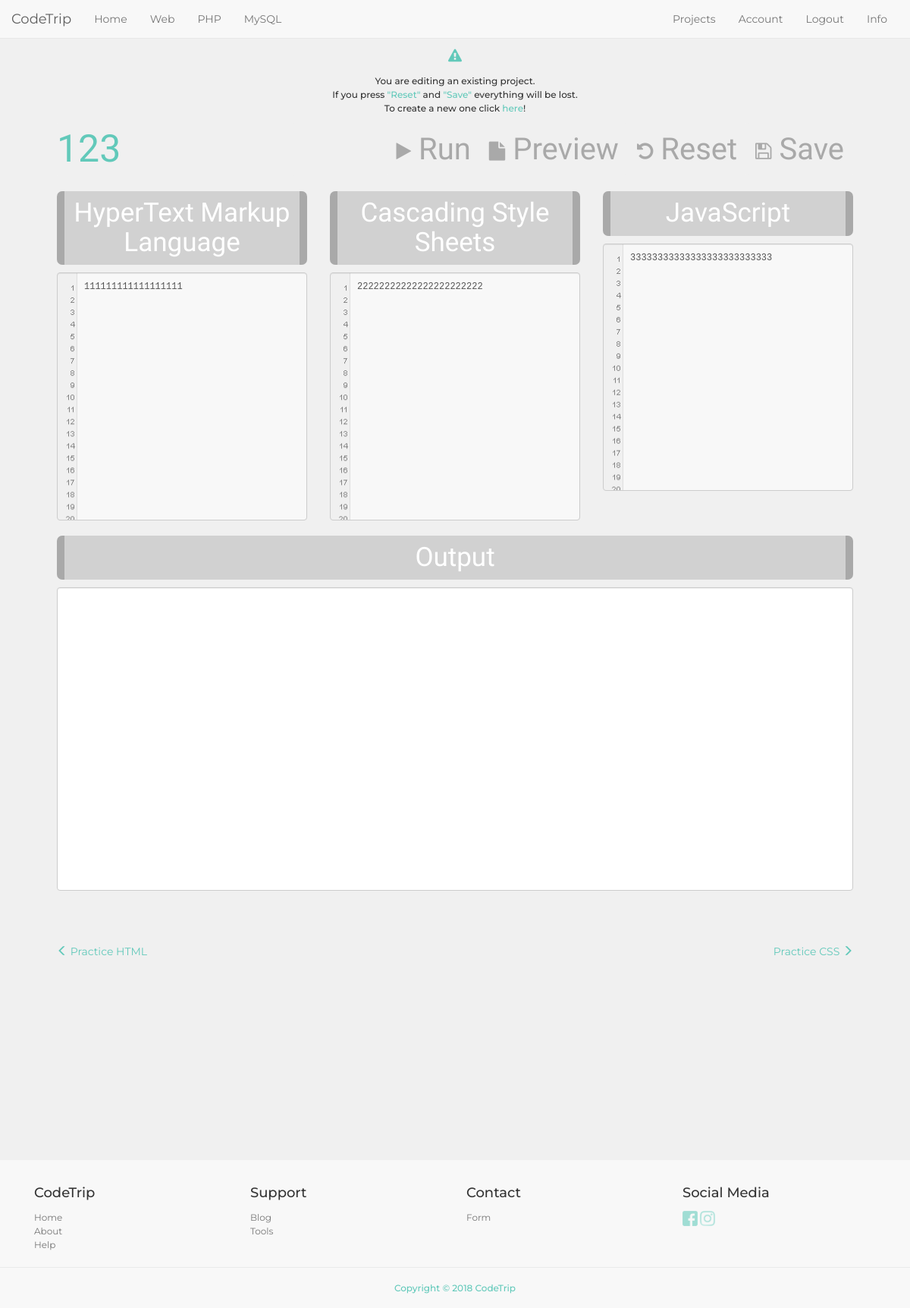
/web.php?project_id=61 (signed in), run on the app's committed database.
### tables this page shows
CREATE TABLE IF NOT EXISTS `projects` (
  `project_id` int(10) NOT NULL AUTO_INCREMENT,
  `project_html` text NOT NULL,
  `project_css` text NOT NULL,
  `project_javascript` text NOT NULL,
  `project_php` text NOT NULL,
  `project_sql` text NOT NULL,
  `project_name` varchar(70) NOT NULL,
  `project_date` datetime NOT NULL,
  `user_id` int(10) NOT NULL,
  `project_type` varchar(5) NOT NULL,
  PRIMARY KEY (`project_id`)
);

### web.php (the view, shortened to what this page needs)
<?php
require 'system/settings.php';
require 'includes/head.php';
require 'includes/nav.php';
$html = '<h1>Press "Ctrl + Shift + i"!</h1>';
$css = 'h1 {color: #62c9ba;}';
$javascript = 'console.log("Welcome computer ninja!");';
$project_name = 'Untitled';
$project_id = 0;
if (isset($_GET['project_id']) && isset($_SESSION['u_id'])) {
  $sql = "SELECT * FROM projects WHERE project_id = '".$_GET['project_id']."' AND project_type = 'web' AND user_id = '".$_SESSION['u_id']."'";
  $result = mysqli_query($connection, $sql);
  $resultCheck = mysqli_num_rows($result);
  if ($resultCheck > 0) {
    $row = mysqli_fetch_assoc($result);
    $html = $row['project_html'];
    $css = $row['project_css'];
    $javascript = $row['project_javascript'];
    $project_name = $row['project_name'];
    $project_id = $row['project_id'];
  }
}
?>
<main class="playground-general">
  <div class="container practice-area">
    <div>
      <?php
        if (isset($_GET['project_id']) && isset($_SESSION['u_id'])) {
          echo '<h4 class="basic-color"><i class="fa fa-exclamation-triangle"></i></h4><h6>You are editing an existing project.<br>If you press <span class="basic-color">"Reset"</span> and <span class="basic-color">"Save"</span> everything will be lost.<br>To create a new one click <a href="web.php">here</a>!</h6>';
        }
      ?>
    </div>
    <form id="webform" method="post" target="iframe-result" action="playground/web.php">
      <div class="row"><div class="col-md-12">
        <div>
          <?php
            if (isset($_SESSION['u_id'])) {
              echo '<div id="project-title">
                    <input type="text" autocomplete="project-name" class="form-control" id="project-name" value="'.$project_name.'" placeholder="Name this project" name="project-name" required maxlength="100">
                    </div><div><input type="hidden" id="project-id" name="project-id" value="'.$project_id.'"></div>';
            }
          ?>
        </div>
        <div class="button-options">
          <?php
            if (isset($_SESSION['u_id'])) {
              echo '<button type="button" name="save" id="save-project-button" class="btn"><i class="fa fa-save"></i> Save</button>';
            }
          ?>
          <button type="reset" id="reset-editors-button" class="btn"><i class="fa fa-undo"></i> Reset</button>
          <button type="button" name="action" value="there" id="new-page-preview-button" class="btn"><i class="fa fa-file"></i> Preview</button>
          <button type="button" name="action" value="here" id="run-code-button" class="btn"><i class="fa fa-play"></i> Run</button>
        </div>
      </div></div>
      <div class="row">
        <div id="htmleditor" class="col-md-4">
          <h2>HyperText Markup Language</h2>
          <textarea class="form-control textarea-code" name="html" rows="18" autofocus><?php echo htmlspecialchars($html); ?></textarea>
        </div>
        <div id="csseditor" class="col-md-4">
          <h2>Cascading Style Sheets</h2>
          <textarea class="form-control textarea-code" name="css" rows="18"><?php echo htmlspecialchars($css); ?></textarea>
        </div>
        <div id="jseditor" class="col-md-4">
          <h2>JavaScript</h2>
          <textarea class="form-control textarea-code" name="javascript" rows="18"><?php echo htmlspecialchars($javascript); ?></textarea>
        </div>
      </div>
    </form>
    <div class="row">
      <div class="col-md-12 preview">
        <h2>Output</h2>
        <iframe class="form-control iframe-code" name="iframe-result"></iframe>
      </div>
    </div>
    <div class="row">
      <div class="col-md-12 playground-nav">
        <a href="html.php"><span class="glyphicon glyphicon-menu-left"></span> Practice HTML </a>
        <a href="css.php"> Practice CSS <span class="glyphicon glyphicon-menu-right"></span></a>
      </div>
    </div>
  </div>
  <?php require 'includes/footer.php'; ?>
</body>
</html>

### assets/style.css (style rules this page uses)
html { height: 100%; width: 100%; margin: 0; padding: 0; }
body { position: relative; min-height: 100%; margin: 0; font-family: 'Montserrat', sans-serif; }
a, a:visited, a:active, a:focus, a:hover { color: #62c9ba; }
main { height: auto; padding-bottom: 350px; }
.basic-color { color: #62c9ba; }
.course .btn, button { color: #fff; background-color: #62c9ba; border-color: #62c9ba; }
.playground-general, #article-page { background-color: #f0f0f0; }
.practice-area { width: 90%; margin: 0 auto; }
.button-options { text-align: center; }
.button-options button { font-family: 'Amatic SC', cursive; font-size: 40px; float: right; outline: none !important; border: 0; background-color: #f0f0f0; box-shadow: none; color: #a9a9a9; }
.button-options button i { vertical-align: middle; font-size: 25px; }
.textarea-code { background: url(../img/code-editor-textarea.png); background-attachment: local; background-repeat: no-repeat; padding-left: 35px; padding-top: 10px; border-color:#ccc; font-size: 12px; font-family: monospace; text-align: left; resize: none; background-color: #f8f8f8; }
#htmleditor > h2, #csseditor > h2, #jseditor > h2, #phpeditor > h2, #sqleditor > h2, .preview > h2 { background-color: #d1d1d1; border-left: 10px solid #a9a9a9; border-right: 10px solid #a9a9a9; color: #fff; text-align: center; padding: 10px 0; border-radius: 7px; font-family: 'Amatic SC', cursive; font-size: 35px; }
.preview { margin-bottom: 70px; }
#project-title { width: 30%; }
#project-name { font-family: 'Amatic SC', cursive; font-size: 50px; font-weight: normal; vertical-align: middle; text-align: left; height: 70px; float: left; padding: 0; color: #62c9ba; background-color: #f0f0f0; border: 0; box-shadow: none; outline: none !important; }
.iframe-code { min-height: 400px; }
#signuppage h6, .project-area h6, .account-area h6, .research-area h6, #search-part h4, #search-part h6, .practice-area h4, .practice-area h6 { text-align: center; line-height: 1.5em; }
.playground-nav { text-align: center; margin-bottom: 110px; }
.playground-nav * { color: #62c9ba; }
.playground-nav a:first-of-type { float: left; }
.playground-nav a:last-of-type { float: right; }

### data on the page
projects: project-name "123", html "111111111111111111", css "22222222222222222222222", javascript "33333333333333333333333333"
